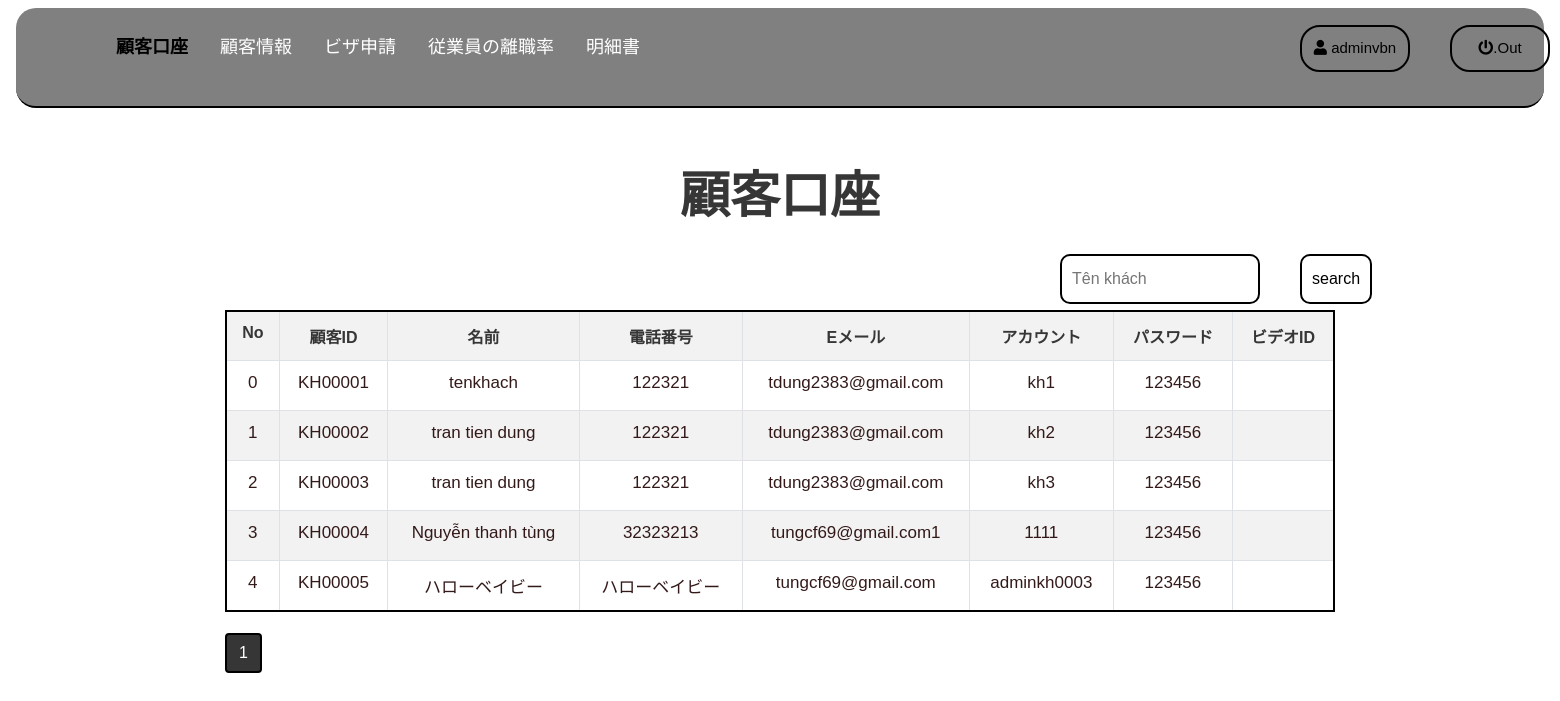
The app's page /ADMIN/taikhoankhachhang.php (signed in), older data.
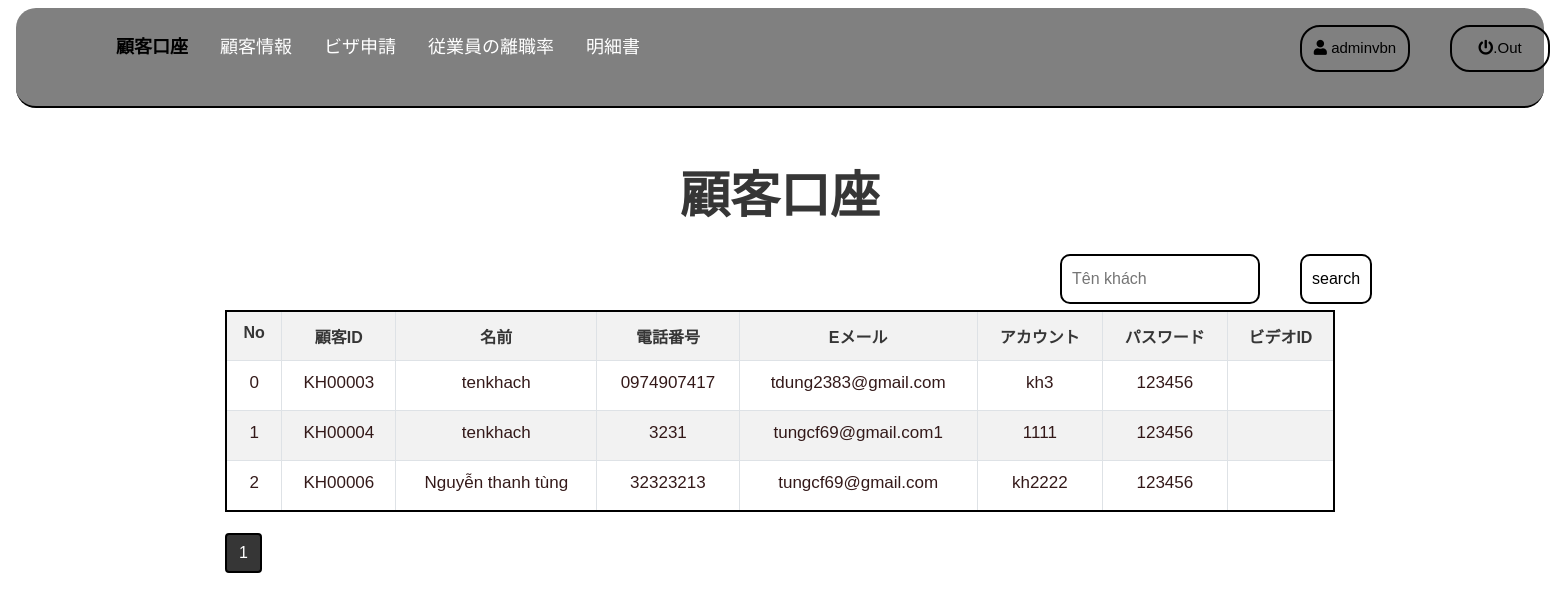
The same page, newer data.
### tables this page shows
CREATE TABLE `khachhang` (
  `KHID` varchar(255) NOT NULL,
  `NAMEKH` varchar(255) NOT NULL,
  `PHONEKH` varchar(255) NOT NULL,
  `EMAIL` varchar(255) NOT NULL,
  `DIACHI` varchar(255) NOT NULL,
  `USERID` int(11) NOT NULL,
  `gioitinh` varchar(255) NOT NULL,
  `bangcap` varchar(255) NOT NULL,
  `nangluc` varchar(255) NOT NULL,
  `nguyenvong` varchar(255) NOT NULL,
  `trangthaiviec` varchar(255) NOT NULL,
  `quoctich` varchar(255) NOT NULL,
  `NVID` varchar(1000) NOT NULL,
  `NV2ID` varchar(1000) NOT NULL,
  `CONGTYXIN` varchar(1000) NOT NULL
);

CREATE TABLE `users` (
  `USERID` int(11) NOT NULL,
  `NAME` varchar(255) NOT NULL,
  `PASS` varchar(255) NOT NULL,
  `PHANQUYEN` varchar(255) NOT NULL
);

### ADMIN/taikhoankhachhang.php (the view, shortened to what this page needs)
<?php
include('control.php');
$get_data=new data();
$result = mysqli_query($conn, 'select count(KHID) as total from khachhang');
$row = mysqli_fetch_assoc($result);
$total_records = $row['total'];
$current_page = isset($_GET['page']) ? $_GET['page'] : 1;
$limit = 10;
$total_page = ceil($total_records / $limit);
$start = ($current_page - 1) * $limit;
$result = mysqli_query($conn, "SELECT * FROM khachhang  INNER JOIN users ON users.USERID=khachhang.USERID  LIMIT $start, $limit");
?>
<html lang="en">
<head>
    <link rel="stylesheet" href="https://maxcdn.bootstrapcdn.com/bootstrap/4.0.0/css/bootstrap.min.css">
    <link rel="stylesheet" href="https://use.fontawesome.com/releases/v5.7.0/css/all.css">
    <link href="css\csss3.css" rel="stylesheet">
</head>
<body class="body">
    <div class="header">
      <div class="Navbar">
        <ul class="topnav">
          <div class="tavba">
            <li class="navbar-user">
              <a href="singout.php"><i class="fa fa-power-off"></i>.Out</a>
            </li>
            <li class="navbar-singin">
                <a href="singup.php"><i class="fa fa-user "></i> <?php echo $_SESSION['username']; ?> </a>
            </li>
            <li <?php if($_SESSION['PHANQUYEN']<=1){echo "";}else{echo "hidden";} ?>><a   href="hoadon.php">明細書</a></li>
            <li <?php if($_SESSION['PHANQUYEN']<=1){echo "";}else{echo "hidden";} ?>><a  href="hoadonnhanvien.php">従業員の離職率</a></li>
            <li <?php if($_SESSION['PHANQUYEN']<=1){echo "";}else{echo "hidden";} ?>><a   href="visa.php">ビザ申請</a></li>
            <li <?php if($_SESSION['PHANQUYEN']<=1){echo "";}else{echo "hidden";} ?>><a  href="khachhang.php">顧客情報</a></li>
            <li <?php if($_SESSION['PHANQUYEN']<=1){echo "";}else{echo "hidden";} ?>><a class="active" style="color:black"    href="taikhoankhachhang.php">顧客口座</a></li>
          </div>
       </ul>
      </div>
    </div>
    <div class="section">
      <div class="container">
        <div class="section-txt">
          <h1 >顧客口座</h1>
        </div>
        <div class="row">
          <div class="col-md-7">
          </div>
            <form class="timkiem" method="post" style=" margin-top: 10px;position: relative;right:-150px;top:20px;padding-bottom:20px;">
                <div class="row">
                       <input type="text"  name="search"  placeholder="Tên khách" style="width:200px;margin-right:40px;" />
                       <input type="submit" name="timkiem" value="search" />
                </div>
            </form>
        </div>
        <form  class="hienthi" role="form" method="post" enctype="multipart/form-data">
         <table class="table table-bordered table-striped table-responsive-stack"  id="tableOne">
            <tr>
              <th>No</th>
              <th>顧客ID</th>
              <th>名前</th>
              <th>電話番号</th>
              <th>Eメール</th>
              <th>アカウント</th>
              <th>パスワード</th>
              <th >ビデオID</th>
           </tr>
           <?php
           if (isset($_POST['timkiem'])) {
             if (empty($_POST['search'])) {
               $message = "Vui lòng nhập khi tìm kiếm";
               $txtthongbao=$message;
             }
             $tk=$get_data->search_khachhang($_POST['search']);
           ?>
             <?php $stt=0; foreach($tk as $se){ ?>
                 <tr>
                     <td><?php echo $stt ?></td>
                     <td><?php echo $se['KHID'] ?></td>
                     <td><?php echo $se['NAMEKH'] ?></td>
                     <td><?php echo $se['PHONEKH'] ?></td>
                     <td><?php echo $se['EMAIL'] ?></td>
                     <td><?php echo $se['NAME'] ?></td>
                     <td><?php echo $se['PASS'] ?></td>
                     <td><?php echo $se['MAVIDEO'] ?></td>
                     <!-- <td align="center">
                         <div class="row" style="margin:5px;width:130px">
                           <div class="btn-edit"><a href="khachhang.php?edit=<?php echo $se['KHID'];?>" data-target="#myModaleadd"><button type="button" name="button" class="btn"> <i class="fas fa-edit" ></i></button></a> </div>
                           <div class="btn-del" <?php if($_SESSION['PHANQUYEN']==0){echo "";}else{echo "hidden";} ?>><a href="khachhang.php?del=<?php echo $se['KHID'];?>" onclick="if(confirm('Bạn có chắc chắn xóa không?')) return true; else return false;"><button type="button" name="button" class="btn"> <i class="fa fa-trash" ></i></button></a></div>
                         </div>
                     </td> -->
                 </tr>
             <?php $stt++;} ?>
       <?php }   else { ?>
         <?php $stt=0; foreach($result as $se){ ?>
             <tr>
                 <td><?php echo $stt ?></td>
                 <td><?php echo $se['KHID'] ?></td>
                 <td><?php echo $se['NAMEKH'] ?></td>
                 <td><?php echo $se['PHONEKH'] ?></td>
                 <td><?php echo $se['EMAIL'] ?></td>
                 <td><?php echo $se['NAME'] ?></td>
                 <td><?php echo $se['PASS'] ?></td>
                 <td><?php echo $se['MAVIDEO'] ?></td>
             </tr>
         <?php $stt++;} ?>
       <?php } ?>
           </table>
        </form>
        <nav aria-label="Page navigation example">
          <ul class="pagination">
        <?php
         for ($i = 1; $i <= $total_page; $i++){
             if ($i == $current_page){
                 echo ' <li class="page-item btn-active"> <a class="page-link " href="#">'.$i.'</a></li> ';
             }
             else{
                 echo ' <li class="page-item"><a class="page-link" href="khachhang.php?page='.$i.'">'.$i.'</a></li> ';
             }
         }
        ?>
      </ul>
    </nav>
      </div>
    </div>
</body>
</html>

### ADMIN/css/csss3.css (style rules this page uses)
html { font-family: sans-serif; line-height: 1.15; -webkit-text-size-adjust: 100%; -webkit-tap-highlight-color: rgba(0, 0, 0, 0); font-family: "Montserrat", sans-serif; }
article, aside, figcaption, figure, footer, header, hgroup, main, nav, section { display: block; }
body { margin: 0; font-family: "Helvetica", sans-serif; font-size: 1rem; font-weight: 400; line-height: 1.5; color: black; text-align: left; }
.body { background-color:white; color: #363636; }
ul.pagination .btn-active a { color: white; background-color: #363636; border: 2px solid black; }
ul.pagination li a { color: #363636; margin: 5px; border: 2px solid black; border-radius: 5px; }
.hienthi table { border: 2px solid black; border-radius: 30px; }
.hienthi th { text-align: center; }
.hienthi td { height: 50px; color: rgba(30,0,0, 0.9); font-size: 17px; font-weight: 500; text-align: center; }
.timkiem input { border: 2px solid black; border-radius: 10px; padding: 10px; margin: -10px; height: 50px; margin-left: 0px; background-color: white; position:relative; left: 50px; }
.navbar { z-index: 1; }
.tavba .navbar-user a { padding: 10px; position: absolute; top: 5px; left: 1350px; width: 100px; border: 2px solid black; border-radius: 20px; color: black; font-size: 15px; }
.tavba .navbar-singin a { padding: 10px; position: absolute; top: 5px; left: 1200px; width: 110px; border: 2px solid black; border-radius: 20px; color: black; font-size: 15px; }
.tavba { position: absolute; top: 20px; left: 100px; }
.tavba .active { color: black; font-weight: bold; }
.tavba li a { font-size: 18px; font-weight: 400; }
ul.topnav { list-style-type: none; margin: 0; padding: 0; overflow: hidden; background-color: gray; width: 100%; height: 100px; border-bottom:2px solid black; border-radius: 20px; }
ul.topnav li { float: right; }
ul.topnav li a { display: block; color:white; text-align: center; padding: 14px 16px; text-decoration: none; }
.section { padding-bottom: 50px; }
.section-txt h1 { text-align: center; padding-top: 50px; font-size: 50px; font-weight: bold; }

Row changes from the older to the newer data that the page shows:
removed khachhang: KHID "KH00001", NAMEKH "tenkhach", PHONEKH "122321", EMAIL "tdung2383@gmail.com", USERID.NAME "kh1", USERID.PASS "123456"
removed khachhang: KHID "KH00002", NAMEKH "tran tien dung", PHONEKH "122321", EMAIL "tdung2383@gmail.com", USERID.NAME "kh2", USERID.PASS "123456"
removed khachhang: KHID "KH00005", NAMEKH "ハローベイビー", PHONEKH "ハローベイビー", EMAIL "tungcf69@gmail.com", USERID.NAME "adminkh0003", USERID.PASS "123456"
changed khachhang "KH00003": NAMEKH "tran tien dung" → "tenkhach"; PHONEKH "122321" → "0974907417"
changed khachhang "KH00004": NAMEKH "Nguyễn thanh tùng" → "tenkhach"; PHONEKH "32323213" → "3231"
added khachhang: KHID "KH00006", NAMEKH "Nguyễn thanh tùng", PHONEKH "32323213", EMAIL "tungcf69@gmail.com", USERID.NAME "kh2222", USERID.PASS "123456"
